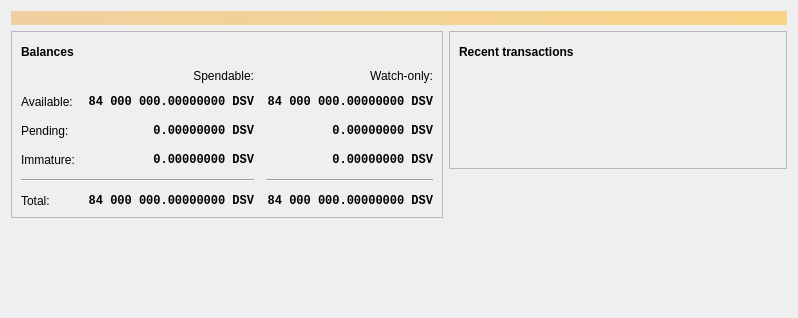
<?xml version="1.0" encoding="UTF-8"?>
<ui version="4.0">
 <class>OverviewPage</class>
 <widget class="QWidget" name="OverviewPage">
  <property name="geometry">
   <rect>
    <x>0</x>
    <y>0</y>
    <width>798</width>
    <height>318</height>
   </rect>
  </property>
  <property name="windowTitle">
   <string>Form</string>
  </property>
  <layout class="QVBoxLayout" name="topLayout">
   <item>
    <widget class="QLabel" name="labelAlerts">
     <property name="visible">
      <bool>false</bool>
     </property>
     <property name="styleSheet">
      <string notr="true">QLabel { background-color: qlineargradient(x1: 0, y1: 0, x2: 1, y2: 0, stop:0 #F0D0A0, stop:1 #F8D488); color:#000000; }</string>
     </property>
     <property name="wordWrap">
      <bool>true</bool>
     </property>
     <property name="margin">
      <number>3</number>
     </property>
     <property name="textInteractionFlags">
      <set>Qt::TextSelectableByMouse</set>
     </property>
    </widget>
   </item>
   <item>
    <layout class="QHBoxLayout" name="horizontalLayout" stretch="1,1">
     <item>
      <layout class="QVBoxLayout" name="verticalLayout_2">
       <item>
        <widget class="QFrame" name="frame">
         <property name="frameShape">
          <enum>QFrame::StyledPanel</enum>
         </property>
         <property name="frameShadow">
          <enum>QFrame::Raised</enum>
         </property>
         <layout class="QVBoxLayout" name="verticalLayout_4">
          <item>
           <layout class="QHBoxLayout" name="horizontalLayout_4">
            <item>
             <widget class="QLabel" name="label_5">
              <property name="font">
               <font>
                <weight>75</weight>
                <bold>true</bold>
               </font>
              </property>
              <property name="text">
               <string>Balances</string>
              </property>
             </widget>
            </item>
            <item>
             <widget class="QPushButton" name="labelWalletStatus">
              <property name="enabled">
               <bool>true</bool>
              </property>
              <property name="maximumSize">
               <size>
                <width>30</width>
                <height>16777215</height>
               </size>
              </property>
              <property name="toolTip">
               <string>The displayed information may be out of date. Your wallet automatically synchronizes with the Doriancoin network after a connection is established, but this process has not completed yet.</string>
              </property>
              <property name="text">
               <string/>
              </property>
              <property name="icon">
               <iconset resource="../bitcoin.qrc">
                <normaloff>:/icons/warning</normaloff>
                <disabledoff>:/icons/warning</disabledoff>:/icons/warning</iconset>
              </property>
              <property name="iconSize">
               <size>
                <width>24</width>
                <height>24</height>
               </size>
              </property>
              <property name="flat">
               <bool>true</bool>
              </property>
             </widget>
            </item>
            <item>
             <spacer name="horizontalSpacer_3">
              <property name="orientation">
               <enum>Qt::Horizontal</enum>
              </property>
              <property name="sizeHint" stdset="0">
               <size>
                <width>40</width>
                <height>20</height>
               </size>
              </property>
             </spacer>
            </item>
           </layout>
          </item>
          <item>
           <layout class="QGridLayout" name="gridLayout">
            <property name="spacing">
             <number>12</number>
            </property>
            <item row="2" column="2">
             <widget class="QLabel" name="labelWatchPending">
              <property name="font">
               <font>
                <family>Monospace</family>
                <weight>75</weight>
                <bold>true</bold>
               </font>
              </property>
              <property name="cursor">
               <cursorShape>IBeamCursor</cursorShape>
              </property>
              <property name="toolTip">
               <string>Unconfirmed transactions to watch-only addresses</string>
              </property>
              <property name="text">
               <string notr="true">0.00000000 DSV</string>
              </property>
              <property name="alignment">
               <set>Qt::AlignRight|Qt::AlignTrailing|Qt::AlignVCenter</set>
              </property>
              <property name="textInteractionFlags">
               <set>Qt::LinksAccessibleByMouse|Qt::TextSelectableByKeyboard|Qt::TextSelectableByMouse</set>
              </property>
             </widget>
            </item>
            <item row="2" column="1">
             <widget class="QLabel" name="labelUnconfirmed">
              <property name="font">
               <font>
                <family>Monospace</family>
                <weight>75</weight>
                <bold>true</bold>
               </font>
              </property>
              <property name="cursor">
               <cursorShape>IBeamCursor</cursorShape>
              </property>
              <property name="toolTip">
               <string>Total of transactions that have yet to be confirmed, and do not yet count toward the spendable balance</string>
              </property>
              <property name="text">
               <string notr="true">0.00000000 DSV</string>
              </property>
              <property name="alignment">
               <set>Qt::AlignRight|Qt::AlignTrailing|Qt::AlignVCenter</set>
              </property>
              <property name="textInteractionFlags">
               <set>Qt::LinksAccessibleByMouse|Qt::TextSelectableByKeyboard|Qt::TextSelectableByMouse</set>
              </property>
             </widget>
            </item>
            <item row="3" column="2">
             <widget class="QLabel" name="labelWatchImmature">
              <property name="font">
               <font>
                <family>Monospace</family>
                <weight>75</weight>
                <bold>true</bold>
               </font>
              </property>
              <property name="cursor">
               <cursorShape>IBeamCursor</cursorShape>
              </property>
              <property name="toolTip">
               <string>Mined balance in watch-only addresses that has not yet matured</string>
              </property>
              <property name="text">
               <string notr="true">0.00000000 DSV</string>
              </property>
              <property name="alignment">
               <set>Qt::AlignRight|Qt::AlignTrailing|Qt::AlignVCenter</set>
              </property>
              <property name="textInteractionFlags">
               <set>Qt::LinksAccessibleByMouse|Qt::TextSelectableByKeyboard|Qt::TextSelectableByMouse</set>
              </property>
             </widget>
            </item>
            <item row="4" column="0" colspan="2">
             <widget class="Line" name="line">
              <property name="orientation">
               <enum>Qt::Horizontal</enum>
              </property>
             </widget>
            </item>
            <item row="4" column="2">
             <widget class="Line" name="lineWatchBalance">
              <property name="sizePolicy">
               <sizepolicy hsizetype="Preferred" vsizetype="Fixed">
                <horstretch>0</horstretch>
                <verstretch>0</verstretch>
               </sizepolicy>
              </property>
              <property name="minimumSize">
               <size>
                <width>140</width>
                <height>0</height>
               </size>
              </property>
              <property name="orientation">
               <enum>Qt::Horizontal</enum>
              </property>
             </widget>
            </item>
            <item row="5" column="0">
             <widget class="QLabel" name="labelTotalText">
              <property name="text">
               <string>Total:</string>
              </property>
             </widget>
            </item>
            <item row="3" column="1">
             <widget class="QLabel" name="labelImmature">
              <property name="font">
               <font>
                <family>Monospace</family>
                <weight>75</weight>
                <bold>true</bold>
               </font>
              </property>
              <property name="cursor">
               <cursorShape>IBeamCursor</cursorShape>
              </property>
              <property name="toolTip">
               <string>Mined balance that has not yet matured</string>
              </property>
              <property name="text">
               <string notr="true">0.00000000 DSV</string>
              </property>
              <property name="alignment">
               <set>Qt::AlignRight|Qt::AlignTrailing|Qt::AlignVCenter</set>
              </property>
              <property name="textInteractionFlags">
               <set>Qt::LinksAccessibleByMouse|Qt::TextSelectableByKeyboard|Qt::TextSelectableByMouse</set>
              </property>
             </widget>
            </item>
            <item row="2" column="3">
             <spacer name="horizontalSpacer_2">
              <property name="orientation">
               <enum>Qt::Horizontal</enum>
              </property>
              <property name="sizeHint" stdset="0">
               <size>
                <width>40</width>
                <height>20</height>
               </size>
              </property>
             </spacer>
            </item>
            <item row="3" column="0">
             <widget class="QLabel" name="labelImmatureText">
              <property name="text">
               <string>Immature:</string>
              </property>
             </widget>
            </item>
            <item row="5" column="1">
             <widget class="QLabel" name="labelTotal">
              <property name="font">
               <font>
                <family>Monospace</family>
                <weight>75</weight>
                <bold>true</bold>
               </font>
              </property>
              <property name="cursor">
               <cursorShape>IBeamCursor</cursorShape>
              </property>
              <property name="toolTip">
               <string>Your current total balance</string>
              </property>
              <property name="text">
               <string notr="true">84 000 000.00000000 DSV</string>
              </property>
              <property name="alignment">
               <set>Qt::AlignRight|Qt::AlignTrailing|Qt::AlignVCenter</set>
              </property>
              <property name="textInteractionFlags">
               <set>Qt::LinksAccessibleByMouse|Qt::TextSelectableByKeyboard|Qt::TextSelectableByMouse</set>
              </property>
             </widget>
            </item>
            <item row="5" column="2">
             <widget class="QLabel" name="labelWatchTotal">
              <property name="font">
               <font>
                <family>Monospace</family>
                <weight>75</weight>
                <bold>true</bold>
               </font>
              </property>
              <property name="cursor">
               <cursorShape>IBeamCursor</cursorShape>
              </property>
              <property name="toolTip">
               <string>Current total balance in watch-only addresses</string>
              </property>
              <property name="text">
               <string notr="true">84 000 000.00000000 DSV</string>
              </property>
              <property name="alignment">
               <set>Qt::AlignRight|Qt::AlignTrailing|Qt::AlignVCenter</set>
              </property>
              <property name="textInteractionFlags">
               <set>Qt::LinksAccessibleByMouse|Qt::TextSelectableByKeyboard|Qt::TextSelectableByMouse</set>
              </property>
             </widget>
            </item>
            <item row="0" column="2">
             <widget class="QLabel" name="labelWatchonly">
              <property name="text">
               <string>Watch-only:</string>
              </property>
              <property name="alignment">
               <set>Qt::AlignRight|Qt::AlignTrailing|Qt::AlignVCenter</set>
              </property>
             </widget>
            </item>
            <item row="1" column="0">
             <widget class="QLabel" name="labelBalanceText">
              <property name="text">
               <string>Available:</string>
              </property>
             </widget>
            </item>
            <item row="1" column="1">
             <widget class="QLabel" name="labelBalance">
              <property name="font">
               <font>
                <family>Monospace</family>
                <weight>75</weight>
                <bold>true</bold>
               </font>
              </property>
              <property name="cursor">
               <cursorShape>IBeamCursor</cursorShape>
              </property>
              <property name="toolTip">
               <string>Your current spendable balance</string>
              </property>
              <property name="text">
               <string notr="true">84 000 000.00000000 DSV</string>
              </property>
              <property name="alignment">
               <set>Qt::AlignRight|Qt::AlignTrailing|Qt::AlignVCenter</set>
              </property>
              <property name="textInteractionFlags">
               <set>Qt::LinksAccessibleByMouse|Qt::TextSelectableByKeyboard|Qt::TextSelectableByMouse</set>
              </property>
             </widget>
            </item>
            <item row="1" column="2">
             <widget class="QLabel" name="labelWatchAvailable">
              <property name="font">
               <font>
                <family>Monospace</family>
                <weight>75</weight>
                <bold>true</bold>
               </font>
              </property>
              <property name="cursor">
               <cursorShape>IBeamCursor</cursorShape>
              </property>
              <property name="toolTip">
               <string>Your current balance in watch-only addresses</string>
              </property>
              <property name="text">
               <string notr="true">84 000 000.00000000 DSV</string>
              </property>
              <property name="alignment">
               <set>Qt::AlignRight|Qt::AlignTrailing|Qt::AlignVCenter</set>
              </property>
              <property name="textInteractionFlags">
               <set>Qt::LinksAccessibleByMouse|Qt::TextSelectableByKeyboard|Qt::TextSelectableByMouse</set>
              </property>
             </widget>
            </item>
            <item row="2" column="0">
             <widget class="QLabel" name="labelPendingText">
              <property name="text">
               <string>Pending:</string>
              </property>
             </widget>
            </item>
            <item row="0" column="1">
             <widget class="QLabel" name="labelSpendable">
              <property name="text">
               <string>Spendable:</string>
              </property>
              <property name="alignment">
               <set>Qt::AlignRight|Qt::AlignTrailing|Qt::AlignVCenter</set>
              </property>
             </widget>
            </item>
           </layout>
          </item>
         </layout>
        </widget>
       </item>
       <item>
        <spacer name="verticalSpacer">
         <property name="orientation">
          <enum>Qt::Vertical</enum>
         </property>
         <property name="sizeHint" stdset="0">
          <size>
           <width>20</width>
           <height>40</height>
          </size>
         </property>
        </spacer>
       </item>
      </layout>
     </item>
     <item>
      <layout class="QVBoxLayout" name="verticalLayout_3">
       <item>
        <widget class="QFrame" name="frame_2">
         <property name="frameShape">
          <enum>QFrame::StyledPanel</enum>
         </property>
         <property name="frameShadow">
          <enum>QFrame::Raised</enum>
         </property>
         <layout class="QVBoxLayout" name="verticalLayout">
          <item>
           <layout class="QHBoxLayout" name="horizontalLayout_2">
            <item>
             <widget class="QLabel" name="label_4">
              <property name="font">
               <font>
                <weight>75</weight>
                <bold>true</bold>
               </font>
              </property>
              <property name="text">
               <string>Recent transactions</string>
              </property>
             </widget>
            </item>
            <item>
             <widget class="QPushButton" name="labelTransactionsStatus">
              <property name="enabled">
               <bool>true</bool>
              </property>
              <property name="maximumSize">
               <size>
                <width>30</width>
                <height>16777215</height>
               </size>
              </property>
              <property name="toolTip">
               <string>The displayed information may be out of date. Your wallet automatically synchronizes with the Doriancoin network after a connection is established, but this process has not completed yet.</string>
              </property>
              <property name="text">
               <string/>
              </property>
              <property name="icon">
               <iconset resource="../bitcoin.qrc">
                <normaloff>:/icons/warning</normaloff>
                <disabledoff>:/icons/warning</disabledoff>:/icons/warning</iconset>
              </property>
              <property name="iconSize">
               <size>
                <width>24</width>
                <height>24</height>
               </size>
              </property>
              <property name="flat">
               <bool>true</bool>
              </property>
             </widget>
            </item>
            <item>
             <spacer name="horizontalSpacer">
              <property name="orientation">
               <enum>Qt::Horizontal</enum>
              </property>
              <property name="sizeHint" stdset="0">
               <size>
                <width>40</width>
                <height>20</height>
               </size>
              </property>
             </spacer>
            </item>
           </layout>
          </item>
          <item>
           <widget class="TransactionOverviewWidget" name="listTransactions">
            <property name="styleSheet">
             <string notr="true">QListView { background: transparent; }</string>
            </property>
            <property name="frameShape">
             <enum>QFrame::NoFrame</enum>
            </property>
            <property name="verticalScrollBarPolicy">
             <enum>Qt::ScrollBarAlwaysOff</enum>
            </property>
            <property name="horizontalScrollBarPolicy">
             <enum>Qt::ScrollBarAlwaysOff</enum>
            </property>
            <property name="sizeAdjustPolicy">
             <enum>QAbstractScrollArea::AdjustToContents</enum>
            </property>
            <property name="selectionMode">
             <enum>QAbstractItemView::NoSelection</enum>
            </property>
            <property name="uniformItemSizes">
             <bool>true</bool>
            </property>
           </widget>
          </item>
         </layout>
        </widget>
       </item>
       <item>
        <spacer name="verticalSpacer_2">
         <property name="orientation">
          <enum>Qt::Vertical</enum>
         </property>
         <property name="sizeHint" stdset="0">
          <size>
           <width>20</width>
           <height>40</height>
          </size>
         </property>
        </spacer>
       </item>
      </layout>
     </item>
    </layout>
   </item>
  </layout>
 </widget>
 <customwidgets>
  <customwidget>
   <class>TransactionOverviewWidget</class>
   <extends>QListView</extends>
   <header>qt/transactionoverviewwidget.h</header>
  </customwidget>
 </customwidgets>
 <resources/>
 <connections/>
</ui>
